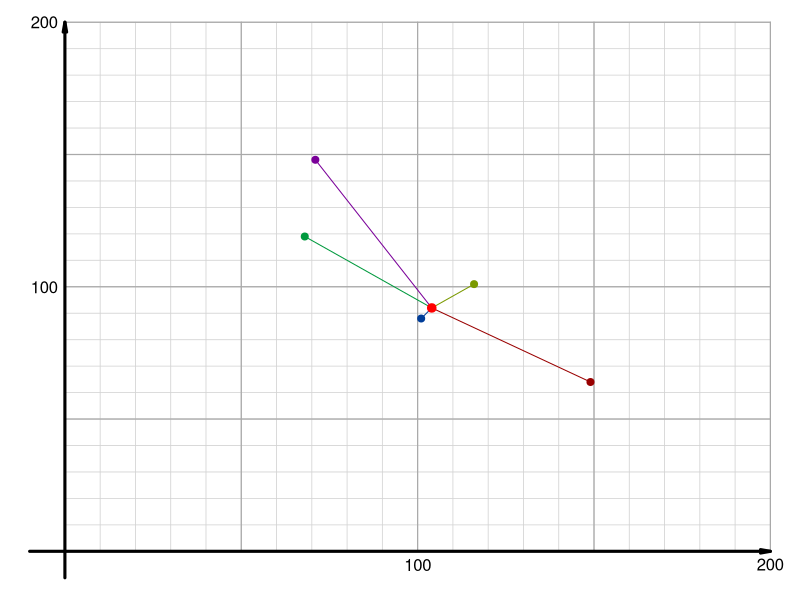

Reproduce this figure in R.
## ---- chunk 1
pts = list(c(3, 4, 5),
           c(6, 8, 10),
           c(9, 12, 15),
           c(12, 16, 20),
           c(15, 20, 25),
           c(18, 24, 30),
           c(21, 28, 35),
           c(24, 32, 40),
           c(27, 36, 45),
           c(30, 40, 50),
           c(33, 44, 55),
           c(36, 48, 60),
           c(39, 52, 65),
           c(42, 56, 70),
           c(45, 60, 75),
           c(48, 64, 80),
           c(51, 68, 85),
           c(54, 72, 90),
           c(57, 76, 95),
           c(60, 80, 100),
           c(5, 12, 13),
           c(10, 24, 26),
           c(15, 36, 39),
           c(20, 48, 52),
           c(25, 60, 65),
           c(30, 72, 78),
           c(35, 84, 91),
           c(8, 15, 17),
           c(16, 30, 34),
           c(24, 45, 51),
           c(32, 60, 68),
           c(40, 75, 85),
           c(7, 24, 25),
           c(14, 48, 50),
           c(21, 72, 75),
           c(28, 96, 100),
           c(20, 21, 29),
           c(40, 42, 58),
           c(60, 63, 87),
           c(12, 35, 37),
           c(24, 70, 74),
           c(9, 40, 41),
           c(18, 80, 82),
           c(28, 45, 53),
           c(11, 60, 61),
           c(16, 63, 65),
           c(33, 56, 65),
           c(48, 55, 73),
           c(13, 84, 85),
           c(36, 77, 85),
           c(39, 80, 89),
           c(65, 72, 97))

hk = sample(91:109,2)
h = hk[1]
k = hk[2]

pnts = list()
ds = numeric()
as = numeric()

da = function(a1,a2){
    da1 = abs(a1-a2)
    da2 = abs(a1+2*pi-a2)%%(2*pi)
    da3 = abs(a2+2*pi-a1)%%(2*pi)
    return(min(c(da1,da2,da3)))
}

while(length(pnts)<5){
    pti = sample(1:length(pts),1)
    pt = pts[[pti]]
    dxdy = sample(pt[1:2])*sample(c(-1,1),2,T)
    x = h+dxdy[1]
    y = k+dxdy[2]
    a = (atan2(dxdy[2],dxdy[1])+2*pi)%%(2*pi)
    das = numeric()
    if(length(pnts)>1){
        for(ass in as){
            das = c(das,da(a,ass))
        }
    }
    
    if(x>0 && x<200 && y>0 && y<200 && min(das)>pi/12 && min(diff(sort(c(pt[3],ds))))>3){
        ds = c(ds,pt[3])
        as = c(as,a)
        pnts[[length(pnts)+1]] = c(x,y)
    }
}

als = character()
sols = character()
for(d in ds){
    ach = d-sample(0:5,1)+0:5
    als = c(als,paste0("* ",ach,collapse="\n"))
    sols = c(sols,paste0(1*(ach==d),collapse=""))
}

als = paste0(als,collapse="\n")
sols = paste0(sols,collapse="|")

## ---- chunk 2
par(mar=c(0,0,0,0))
plot(0,0,"n",xlim=c(-10,200),ylim=c(-10,200),axes=F,ann=F)
for(i in seq(0,200,10)){
    lines(c(0,200),c(i,i),col="lightgrey",lwd=0.8)
    lines(c(i,i),c(0,200),col="lightgrey",lwd=0.8)
}
for(i in seq(0,200,50)){
    lines(c(0,200),c(i,i),col="darkgrey",lwd=1.2)
    lines(c(i,i),c(0,200),col="darkgrey",lwd=1.2)
}
arrows(0,-10,0,200,0.1,10,2,lwd=3)
arrows(-10,0,200,0,0.1,10,2,lwd=3)
text(100,-5,"100")
text(200,-5,"200")
text(-2,100,"100",adj=1)
text(-2,200,"200",adj=1)

for(i in 1:length(pnts)){
    points(pnts[[i]][1],pnts[[i]][2],pch=20,cex=1.4,col=hsv((i-1)/length(pnts),1,0.6))
    lines(c(h,pnts[[i]][1]),c(k,pnts[[i]][2]),col=hsv((i-1)/length(pnts),1,0.6))
}
points(h,k,col="red",cex=1.7,pch=20)

## ---- chunk 3
for(i in 1:length(pnts)){
    x = pnts[[i]][1]
    y = pnts[[i]][2]
    st1 = paste0("$$\\sqrt{(",x,"-",h,")^2+(",y,"-",k,")^2}~=~",ds[i],"$$",collapse="")
    cat(st1)
    cat("\n\n")
}
